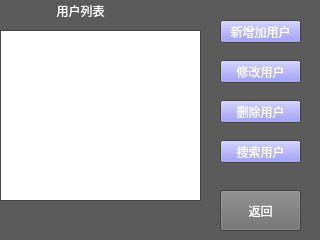
<?xml version="1.0" encoding="UTF-8"?>
<ui version="4.0">
 <class>User</class>
 <widget class="QWidget" name="User">
  <property name="geometry">
   <rect>
    <x>0</x>
    <y>0</y>
    <width>320</width>
    <height>240</height>
   </rect>
  </property>
  <property name="palette">
   <palette>
    <active>
     <colorrole role="WindowText">
      <brush brushstyle="SolidPattern">
       <color alpha="255">
        <red>255</red>
        <green>255</green>
        <blue>255</blue>
       </color>
      </brush>
     </colorrole>
     <colorrole role="Base">
      <brush brushstyle="SolidPattern">
       <color alpha="255">
        <red>255</red>
        <green>255</green>
        <blue>255</blue>
       </color>
      </brush>
     </colorrole>
     <colorrole role="Window">
      <brush brushstyle="SolidPattern">
       <color alpha="255">
        <red>91</red>
        <green>91</green>
        <blue>91</blue>
       </color>
      </brush>
     </colorrole>
    </active>
    <inactive>
     <colorrole role="WindowText">
      <brush brushstyle="SolidPattern">
       <color alpha="255">
        <red>255</red>
        <green>255</green>
        <blue>255</blue>
       </color>
      </brush>
     </colorrole>
     <colorrole role="Base">
      <brush brushstyle="SolidPattern">
       <color alpha="255">
        <red>255</red>
        <green>255</green>
        <blue>255</blue>
       </color>
      </brush>
     </colorrole>
     <colorrole role="Window">
      <brush brushstyle="SolidPattern">
       <color alpha="255">
        <red>91</red>
        <green>91</green>
        <blue>91</blue>
       </color>
      </brush>
     </colorrole>
    </inactive>
    <disabled>
     <colorrole role="WindowText">
      <brush brushstyle="SolidPattern">
       <color alpha="255">
        <red>120</red>
        <green>120</green>
        <blue>120</blue>
       </color>
      </brush>
     </colorrole>
     <colorrole role="Base">
      <brush brushstyle="SolidPattern">
       <color alpha="255">
        <red>91</red>
        <green>91</green>
        <blue>91</blue>
       </color>
      </brush>
     </colorrole>
     <colorrole role="Window">
      <brush brushstyle="SolidPattern">
       <color alpha="255">
        <red>91</red>
        <green>91</green>
        <blue>91</blue>
       </color>
      </brush>
     </colorrole>
    </disabled>
   </palette>
  </property>
  <property name="windowTitle">
   <string>Form</string>
  </property>
  <widget class="QLabel" name="label">
   <property name="geometry">
    <rect>
     <x>40</x>
     <y>0</y>
     <width>111</width>
     <height>21</height>
    </rect>
   </property>
   <property name="text">
    <string>     用户列表</string>
   </property>
  </widget>
  <widget class="QPushButton" name="pushButton">
   <property name="geometry">
    <rect>
     <x>220</x>
     <y>20</y>
     <width>81</width>
     <height>23</height>
    </rect>
   </property>
   <property name="palette">
    <palette>
     <active>
      <colorrole role="Button">
       <brush brushstyle="SolidPattern">
        <color alpha="255">
         <red>134</red>
         <green>131</green>
         <blue>240</blue>
        </color>
       </brush>
      </colorrole>
      <colorrole role="ButtonText">
       <brush brushstyle="SolidPattern">
        <color alpha="255">
         <red>255</red>
         <green>255</green>
         <blue>255</blue>
        </color>
       </brush>
      </colorrole>
     </active>
     <inactive>
      <colorrole role="Button">
       <brush brushstyle="SolidPattern">
        <color alpha="255">
         <red>134</red>
         <green>131</green>
         <blue>240</blue>
        </color>
       </brush>
      </colorrole>
      <colorrole role="ButtonText">
       <brush brushstyle="SolidPattern">
        <color alpha="255">
         <red>255</red>
         <green>255</green>
         <blue>255</blue>
        </color>
       </brush>
      </colorrole>
     </inactive>
     <disabled>
      <colorrole role="Button">
       <brush brushstyle="SolidPattern">
        <color alpha="255">
         <red>134</red>
         <green>131</green>
         <blue>240</blue>
        </color>
       </brush>
      </colorrole>
      <colorrole role="ButtonText">
       <brush brushstyle="SolidPattern">
        <color alpha="255">
         <red>120</red>
         <green>120</green>
         <blue>120</blue>
        </color>
       </brush>
      </colorrole>
     </disabled>
    </palette>
   </property>
   <property name="text">
    <string>新增加用户</string>
   </property>
  </widget>
  <widget class="QPushButton" name="modifyuserbutton">
   <property name="geometry">
    <rect>
     <x>220</x>
     <y>60</y>
     <width>81</width>
     <height>23</height>
    </rect>
   </property>
   <property name="palette">
    <palette>
     <active>
      <colorrole role="Button">
       <brush brushstyle="SolidPattern">
        <color alpha="255">
         <red>134</red>
         <green>131</green>
         <blue>240</blue>
        </color>
       </brush>
      </colorrole>
      <colorrole role="ButtonText">
       <brush brushstyle="SolidPattern">
        <color alpha="255">
         <red>255</red>
         <green>255</green>
         <blue>255</blue>
        </color>
       </brush>
      </colorrole>
     </active>
     <inactive>
      <colorrole role="Button">
       <brush brushstyle="SolidPattern">
        <color alpha="255">
         <red>134</red>
         <green>131</green>
         <blue>240</blue>
        </color>
       </brush>
      </colorrole>
      <colorrole role="ButtonText">
       <brush brushstyle="SolidPattern">
        <color alpha="255">
         <red>255</red>
         <green>255</green>
         <blue>255</blue>
        </color>
       </brush>
      </colorrole>
     </inactive>
     <disabled>
      <colorrole role="Button">
       <brush brushstyle="SolidPattern">
        <color alpha="255">
         <red>134</red>
         <green>131</green>
         <blue>240</blue>
        </color>
       </brush>
      </colorrole>
      <colorrole role="ButtonText">
       <brush brushstyle="SolidPattern">
        <color alpha="255">
         <red>120</red>
         <green>120</green>
         <blue>120</blue>
        </color>
       </brush>
      </colorrole>
     </disabled>
    </palette>
   </property>
   <property name="text">
    <string>修改用户</string>
   </property>
  </widget>
  <widget class="QPushButton" name="deleteuserbutton">
   <property name="geometry">
    <rect>
     <x>220</x>
     <y>100</y>
     <width>81</width>
     <height>23</height>
    </rect>
   </property>
   <property name="palette">
    <palette>
     <active>
      <colorrole role="Button">
       <brush brushstyle="SolidPattern">
        <color alpha="255">
         <red>134</red>
         <green>131</green>
         <blue>240</blue>
        </color>
       </brush>
      </colorrole>
      <colorrole role="ButtonText">
       <brush brushstyle="SolidPattern">
        <color alpha="255">
         <red>255</red>
         <green>255</green>
         <blue>255</blue>
        </color>
       </brush>
      </colorrole>
     </active>
     <inactive>
      <colorrole role="Button">
       <brush brushstyle="SolidPattern">
        <color alpha="255">
         <red>134</red>
         <green>131</green>
         <blue>240</blue>
        </color>
       </brush>
      </colorrole>
      <colorrole role="ButtonText">
       <brush brushstyle="SolidPattern">
        <color alpha="255">
         <red>255</red>
         <green>255</green>
         <blue>255</blue>
        </color>
       </brush>
      </colorrole>
     </inactive>
     <disabled>
      <colorrole role="Button">
       <brush brushstyle="SolidPattern">
        <color alpha="255">
         <red>134</red>
         <green>131</green>
         <blue>240</blue>
        </color>
       </brush>
      </colorrole>
      <colorrole role="ButtonText">
       <brush brushstyle="SolidPattern">
        <color alpha="255">
         <red>120</red>
         <green>120</green>
         <blue>120</blue>
        </color>
       </brush>
      </colorrole>
     </disabled>
    </palette>
   </property>
   <property name="text">
    <string>删除用户</string>
   </property>
  </widget>
  <widget class="QPushButton" name="userfindbnz">
   <property name="geometry">
    <rect>
     <x>220</x>
     <y>140</y>
     <width>81</width>
     <height>23</height>
    </rect>
   </property>
   <property name="palette">
    <palette>
     <active>
      <colorrole role="Button">
       <brush brushstyle="SolidPattern">
        <color alpha="255">
         <red>134</red>
         <green>131</green>
         <blue>240</blue>
        </color>
       </brush>
      </colorrole>
      <colorrole role="ButtonText">
       <brush brushstyle="SolidPattern">
        <color alpha="255">
         <red>255</red>
         <green>255</green>
         <blue>255</blue>
        </color>
       </brush>
      </colorrole>
     </active>
     <inactive>
      <colorrole role="Button">
       <brush brushstyle="SolidPattern">
        <color alpha="255">
         <red>134</red>
         <green>131</green>
         <blue>240</blue>
        </color>
       </brush>
      </colorrole>
      <colorrole role="ButtonText">
       <brush brushstyle="SolidPattern">
        <color alpha="255">
         <red>255</red>
         <green>255</green>
         <blue>255</blue>
        </color>
       </brush>
      </colorrole>
     </inactive>
     <disabled>
      <colorrole role="Button">
       <brush brushstyle="SolidPattern">
        <color alpha="255">
         <red>134</red>
         <green>131</green>
         <blue>240</blue>
        </color>
       </brush>
      </colorrole>
      <colorrole role="ButtonText">
       <brush brushstyle="SolidPattern">
        <color alpha="255">
         <red>120</red>
         <green>120</green>
         <blue>120</blue>
        </color>
       </brush>
      </colorrole>
     </disabled>
    </palette>
   </property>
   <property name="text">
    <string>搜索用户</string>
   </property>
  </widget>
  <widget class="QPushButton" name="pushButton_5">
   <property name="geometry">
    <rect>
     <x>220</x>
     <y>190</y>
     <width>81</width>
     <height>41</height>
    </rect>
   </property>
   <property name="palette">
    <palette>
     <active>
      <colorrole role="Button">
       <brush brushstyle="SolidPattern">
        <color alpha="255">
         <red>111</red>
         <green>111</green>
         <blue>111</blue>
        </color>
       </brush>
      </colorrole>
      <colorrole role="ButtonText">
       <brush brushstyle="SolidPattern">
        <color alpha="255">
         <red>255</red>
         <green>255</green>
         <blue>255</blue>
        </color>
       </brush>
      </colorrole>
     </active>
     <inactive>
      <colorrole role="Button">
       <brush brushstyle="SolidPattern">
        <color alpha="255">
         <red>111</red>
         <green>111</green>
         <blue>111</blue>
        </color>
       </brush>
      </colorrole>
      <colorrole role="ButtonText">
       <brush brushstyle="SolidPattern">
        <color alpha="255">
         <red>255</red>
         <green>255</green>
         <blue>255</blue>
        </color>
       </brush>
      </colorrole>
     </inactive>
     <disabled>
      <colorrole role="Button">
       <brush brushstyle="SolidPattern">
        <color alpha="255">
         <red>111</red>
         <green>111</green>
         <blue>111</blue>
        </color>
       </brush>
      </colorrole>
      <colorrole role="ButtonText">
       <brush brushstyle="SolidPattern">
        <color alpha="255">
         <red>120</red>
         <green>120</green>
         <blue>120</blue>
        </color>
       </brush>
      </colorrole>
     </disabled>
    </palette>
   </property>
   <property name="text">
    <string>返回</string>
   </property>
  </widget>
  <widget class="QTableView" name="tableView">
   <property name="geometry">
    <rect>
     <x>0</x>
     <y>30</y>
     <width>201</width>
     <height>171</height>
    </rect>
   </property>
  </widget>
 </widget>
 <resources/>
 <connections/>
</ui>
